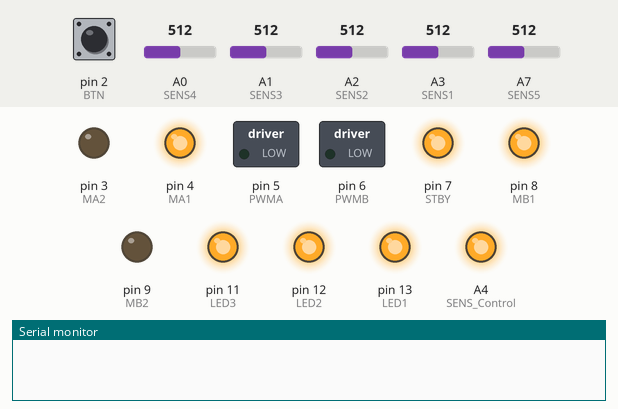
Recording of a sketch running on a simulated Arduino Nano, built with avr-gcc and run on an emulated ATmega328P. On the bench: switched loads named in the sketch (green lamp = pin HIGH), output pins drawn as LEDs (lit = HIGH), the last lines printed to the serial monitor. The inputs (shaded band) are chosen by the test bench; at power-on: pin 2 (BTN) HIGH, A0 (SENS4) = 512, A1 (SENS3) = 512, A2 (SENS2) = 512, A3 (SENS1) = 512, A7 (SENS5) = 512.

Above: at 1.2 s.
1.3 s: pin 2 (BTN) pulled LOW for 0.15 s
4.4 s: A0 (SENS4) set to 716
At 5.6 s:
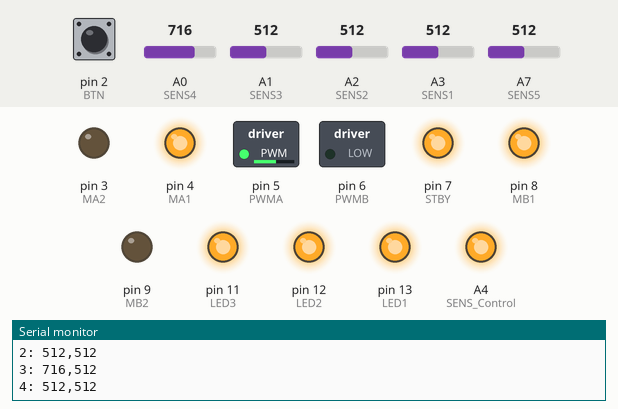
5.9 s: A0 (SENS4) set to 992
At 6.8 s:
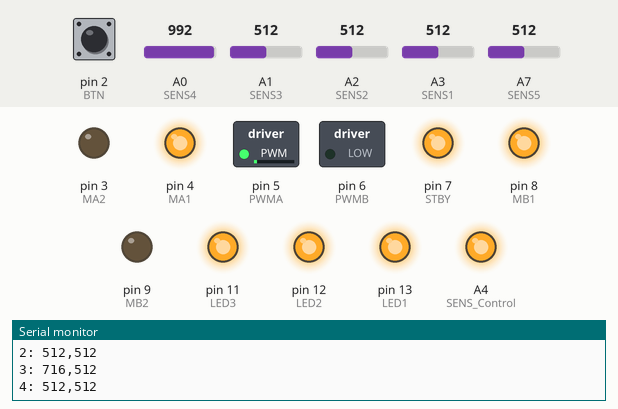
7.4 s: A0 (SENS4) set to 306
At 8.0 s:
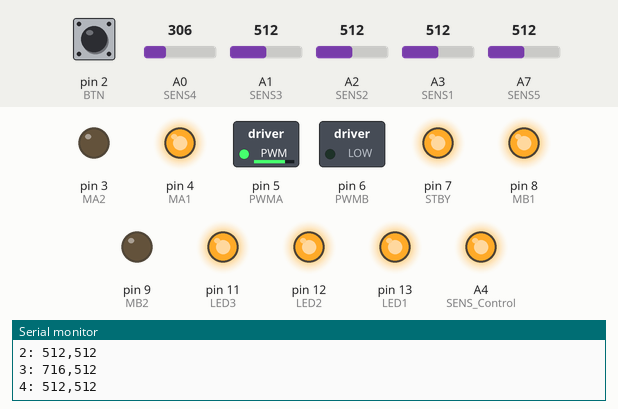
8.9 s: pin 2 (BTN) pulled LOW for 1 s
At 12.7 s:
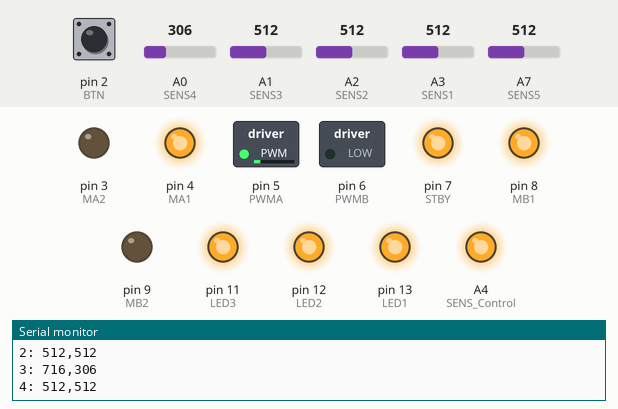
Timing chart, 0 to 13.9 s (numbered marks = the images above; inputs shaded):
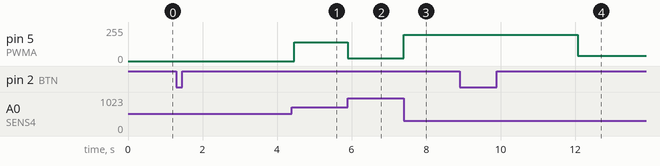

Measured:
- after the input at 1.3 s, every drawn part: stays the same
- after the input at 4.4 s, pin 5 (PWMA): 0/255 → 140/255 after 0.07 s
- after the input at 5.9 s, pin 5 (PWMA): 140/255 → 19/255 at once
- after the input at 7.4 s, pin 5 (PWMA): 19/255 → 196/255 at once
- after the input at 8.9 s, pin 5 (PWMA): 196/255 → 40/255 after 3.2 s

The sketch:

LINETEST.ino
```cpp
//Sensor Pins
int SENS1 = A3;
int SENS2 = A2;
int SENS3 = A1;
int SENS4 = A0;
int SENS5 = A7;

int LED1 = 13;
int LED2 = 12;
int LED3 = 11;

int SENS_Control = A4;

int SENS_MIN[5] = {1024,1024,1024,1024,1024};
int SENS_MAX[5] = {0,0,0,0,0};
int SENS_Values[5] = {0,0,0,0,0};

//motor pins
int MA1 = 4;
int MA2 = 3;
int PWMA = 5;
int MB1 = 8;
int MB2 = 9;
int PWMB = 6;
int STBY = 7;

//button pin
int BTN = 2;

//Calibration Variable

bool CAL = false;


//Controller variables
float Left_Error = 0;
float Right_Error = 0;
float Left_Error1 = 0;
float Right_Error1 = 0;

int Kp = 100;

int Speed = 40;

void setup() {
  pinMode(SENS1, INPUT);
  pinMode(SENS2, INPUT);
  pinMode(SENS3, INPUT);
  pinMode(SENS4, INPUT);
  pinMode(SENS5, INPUT);

  //sensor control pin

  pinMode(SENS_Control, OUTPUT);

  //turn on the sensors

  digitalWrite(SENS_Control, HIGH);

  pinMode(MA1, OUTPUT);
  pinMode(MA2, OUTPUT);
  pinMode(MB1, OUTPUT);
  pinMode(MB2, OUTPUT);
  pinMode(PWMA, OUTPUT);
  pinMode(PWMB, OUTPUT);
  pinMode(STBY, OUTPUT);

  digitalWrite(STBY, HIGH);

  digitalWrite(MA1, HIGH);
  digitalWrite(MA2, LOW);
  digitalWrite(MB1, HIGH);
  digitalWrite(MB2, LOW);

  pinMode(LED1, OUTPUT);
  pinMode(LED2, OUTPUT);
  pinMode(LED3, OUTPUT);

  digitalWrite(LED1, HIGH);
  digitalWrite(LED2, HIGH);
  digitalWrite(LED3, HIGH);
  //Serial port
  Serial.begin(9600);
}

void loop() {
  // put your main code here, to run repeatedly:
  //calibration state
  if(!digitalRead(BTN)){
    for(int i = 0; i < 300; i++){
      SENS_Values[0] = analogRead(SENS1);
      SENS_Values[1] = analogRead(SENS2);
      SENS_Values[2] = analogRead(SENS3);
      SENS_Values[3] = analogRead(SENS4);
      SENS_Values[4] = analogRead(SENS5);
      //look for mins
      for(int j = 0; j < 5; j++){
        //looking for mininums
        if(SENS_Values[j] < SENS_MIN[j]){
         SENS_MIN[j] = SENS_Values[j];
         }//end if
         //look for maximums
         if(SENS_Values[j] > SENS_MAX[j]){
         SENS_MAX[j] = SENS_Values[j];
         }//end if
        }//end for
        delay(10);
      }//end for
    for(int j = 0; j < 5; j++){
      Serial.print(j);
      Serial.print(": ");
      Serial.print(SENS_MAX[j]);
      Serial.print(',');
      Serial.println(SENS_MIN[j]);
      }//end for
    CAL = true;
    }//end if

    //following the line
    if(CAL)
    {

      SENS_Values[0] = analogRead(SENS1);
      SENS_Values[1] = analogRead(SENS2);
      SENS_Values[2] = analogRead(SENS3);
      SENS_Values[3] = analogRead(SENS4);
      SENS_Values[4] = analogRead(SENS5);

      constrain(Left_Error,0,255);
      constrain(Right_Error,0,255);

      Left_Error = SENS_Values[1] - SENS_MIN[1];
      Right_Error = SENS_Values[3] - SENS_MIN[3];


      Left_Error1 = Left_Error/(SENS_MAX[1] - SENS_MIN[1]);
      Right_Error1 = Right_Error/(SENS_MAX[3] - SENS_MIN[3]);

      analogWrite(PWMB, Speed + (Kp*Left_Error1));
      analogWrite(PWMA, Speed + (Kp*Right_Error1));
    }

}
```
